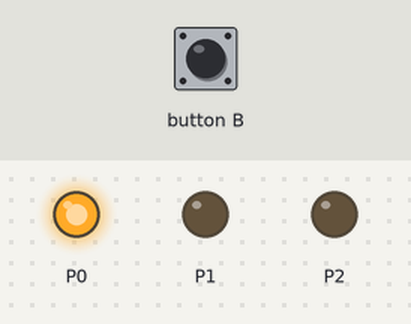
The program below on a simulated BBC micro:bit (MakeCode). On the bench: output pins drawn as LEDs (lit = HIGH). The test bench sets the inputs (shaded band).

Above: at 1.2 s.
1.3 s: button B pressed for 0.15 s
At 2.4 s:
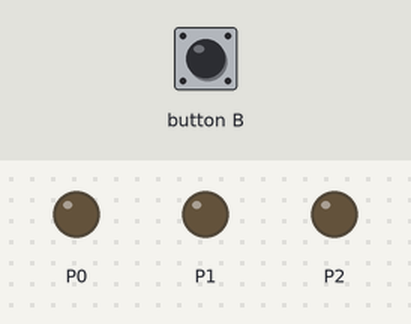
At 3.9 s:
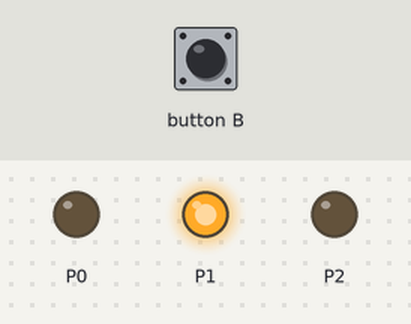
Timing chart, 0 to 9.0 s (numbered marks = the images above; inputs shaded):
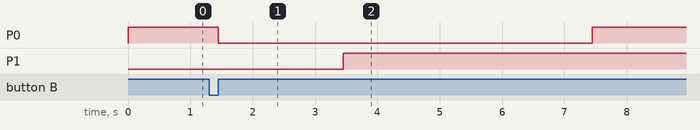

The program:

main.ts
```typescript
input.onButtonPressed(Button.B, function () {
    Kitronik_STOPbit.trafficLightLED(Kitronik_STOPbit.LightColours.Red, Kitronik_STOPbit.DisplayLights.Off)
    basic.pause(2000)
    Kitronik_STOPbit.trafficLightLED(Kitronik_STOPbit.LightColours.Yellow, Kitronik_STOPbit.DisplayLights.On)
    Kitronik_STOPbit.trafficLightLED(Kitronik_STOPbit.LightColours.Yellow, Kitronik_STOPbit.DisplayLights.On)
    basic.pause(2000)
    Kitronik_STOPbit.trafficLightLED(Kitronik_STOPbit.LightColours.Green, Kitronik_STOPbit.DisplayLights.On)
    Kitronik_STOPbit.trafficLightLED(Kitronik_STOPbit.LightColours.Green, Kitronik_STOPbit.DisplayLights.Off)
    basic.pause(2000)
    Kitronik_STOPbit.trafficLightLED(Kitronik_STOPbit.LightColours.Red, Kitronik_STOPbit.DisplayLights.On)
})
Kitronik_STOPbit.trafficLightLED(Kitronik_STOPbit.LightColours.Red, Kitronik_STOPbit.DisplayLights.On)
```

test.ts
```typescript
// tests gaan hier; deze zal niet worden gecompileerd wanneer dit pakket wordt gebruikt als extensie.
```

Measured:
- after the input at 1.3 s, P0: HIGH → LOW after 0.15 s, → HIGH 6.0 s later; P1: LOW → HIGH after 2.2 s
